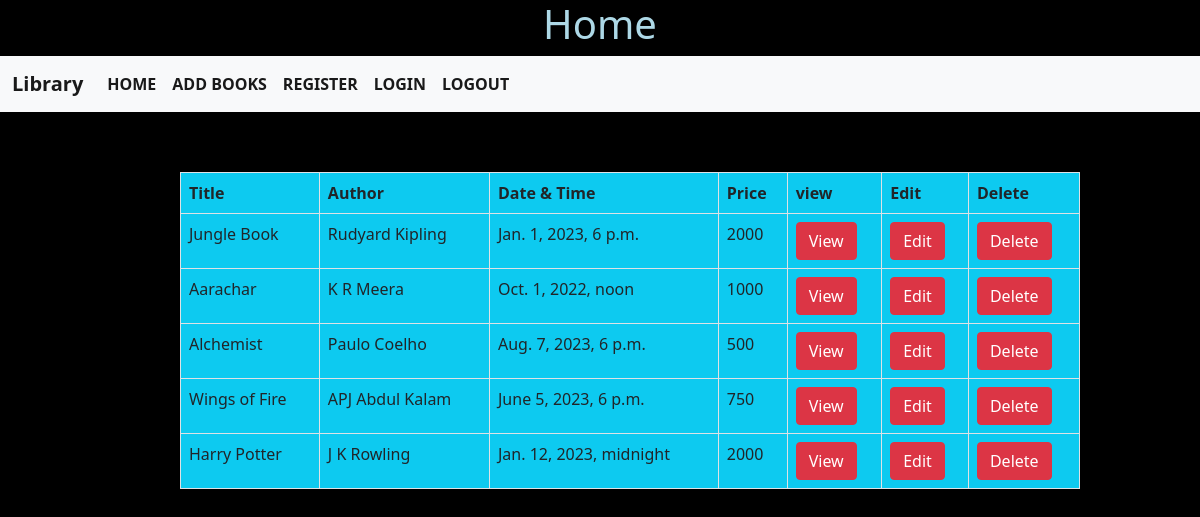
The page / on the database its author committed.
### library/models.py (models this page shows)
class Book(models.Model):
    Title=models.CharField(max_length=200)
    Author=models.CharField(max_length=200)
    Date_published=models.DateTimeField()
    price=models.IntegerField()

### library/views.py (the view)
# urls.py: 2. Add a URL to urlpatterns:  path('', views.home, name='home')
def home(request):
    books_created=Book.objects.all()
    return render(request,'home.html',{'b':books_created})

### template/home.html (shortened to what this page needs)
<!DOCTYPE html>
<html lang="en">
{% load static %}
<head>
    <link href="https://cdn.jsdelivr.net/npm/bootstrap@5.0.2/dist/css/bootstrap.min.css" rel="stylesheet">
    <link rel="stylesheet" href="{% static 'css/style.css' %}">
</head>
<body>
<center>
<h1 style="color:lightblue">Home</h1>
</center>
<nav class="navbar navbar-expand-lg navbar-light bg-light">
  <div class="container-fluid">
    <a class="navbar-brand" href="#">Library</a>
    <div class="collapse navbar-collapse" id="navbarSupportedContent">
      <ul class="navbar-nav me-auto mb-2 mb-lg-0">
        <li class="nav-item">
          <a class="nav-link active" aria-current="page" href="{% url 'library:home' %}">HOME</a>
        </li>
        <li class="nav-item">
          <a class="nav-link active" aria-current="page" href="{% url 'library:create' %}">ADD BOOKS</a>
        </li>
        <li class="nav-item">
          <a class="nav-link active" aria-current="page" href="{% url 'student:register' %}">REGISTER</a>
        </li>
        <li class="nav-item">
          <a class="nav-link active" aria-current="page" href="{% url 'student:login' %}">LOGIN</a>
        </li>
        <li class="nav-item">
          <a class="nav-link active" aria-current="page" href="{% url 'student:logout' %}   ">LOGOUT</a>
        </li>
      </ul>
    </div>
  </div>
</nav>
<table class="table table-bordered bg-info" style="width:75%; margin-left:15%; margin-top:5%;">
    <tr>
        <th>Title</th>
        <th>Author</th>
        <th>Date & Time</th>
        <th>Price</th>
        <th>view</th>
        <th>Edit</th>
        <th>Delete</th>
    </tr>
    {% for i in b %}
    <tr>
        <td>{{i.Title}}</td>
        <td>{{i.Author}}</td>
        <td>{{i.Date_published}}</td>
        <td>{{i.price}}</td>
        <td><a class="btn btn-danger" href="{% url 'library:view' i.id %}">View</a></td>
        <td><a class="btn btn-danger" href="{% url 'library:edit' i.id %}">Edit</a></td>
        <td><a class="btn btn-danger" href="{% url 'library:delete' i.id %}">Delete</a></td>
    </tr>
    {% endfor %}
</table>
</body>
</html>

### template/home.html (style rules this page uses)
body { background-color:black; color:lightblue; }
a { text-decoration: none; font-style: normal; color: #0077cc; font-weight: bold; }

### rows shown on the page
Book: Title "Jungle Book", Author "Rudyard Kipling", Date_published "Jan. 1, 2023, 6 p.m.", price "2000"
Book: Title "Aarachar", Author "K R Meera", Date_published "Oct. 1, 2022, noon", price "1000"
Book: Title "Alchemist", Author "Paulo Coelho", Date_published "Aug. 7, 2023, 6 p.m.", price "500"
Book: Title "Wings of Fire", Author "APJ Abdul Kalam", Date_published "June 5, 2023, 6 p.m.", price "750"
Book: Title "Harry Potter", Author "J K Rowling", Date_published "Jan. 12, 2023, midnight", price "2000"
